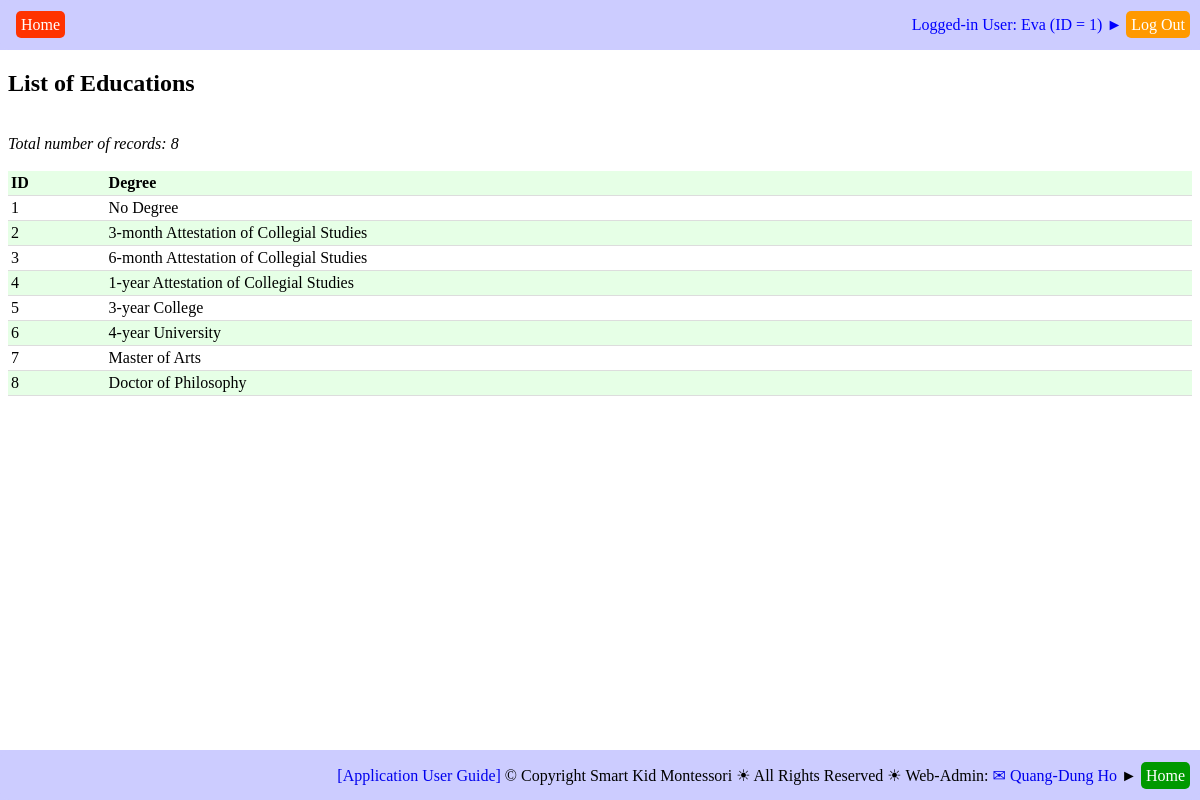
Screenshot of /report_educations.php (signed in) with the database file from the repository.
### tables this page shows
CREATE TABLE `web_pages` (
  `PAGE_ID` int(11) NOT NULL,
  `TAG_CLASS` varchar(50) NOT NULL,
  `TYPE` varchar(20) NOT NULL,
  `HREF` varchar(500) NOT NULL,
  `ICON_URL` varchar(500) NOT NULL,
  `TITLE` varchar(200) NOT NULL,
  `TITLE_SHORT` varchar(200) NOT NULL,
  `STATUS` varchar(20) NOT NULL
);

CREATE TABLE `educations` (
  `EDU_ID` int(11) NOT NULL,
  `EDU_DEGREE` varchar(50) NOT NULL
);

### db_operations.php (called while the page is built, shortened)
<?php
require_once("sql_queries.php");
function insert_DB_QUERY_LOGS($user_name, $queryStrToDisplay)
{
	$queryStr = "INSERT INTO ";
		$queryStr = $queryStr . "DB_QUERY_LOGS(";
		$queryStr = $queryStr . "QUERY_STR";
		$queryStr = $queryStr . ", " . "USER_NAME";
		$queryStr = $queryStr . ", " . "DATE_TIME";
		$queryStr = $queryStr . ", " . "IP_ADDR";
		$queryStr = $queryStr . ")";
	$queryStr = $queryStr . " VALUES(";
		$queryStr = $queryStr . "'" . $queryStrToDisplay .  "'";
		$queryStr = $queryStr . ", " . "'" . $user_name . "'";
		$queryStr = $queryStr . ", " . "NOW()";
		$queryStr = $queryStr . ", " . "'" . get_client_ip() .  "'";
		$queryStr = $queryStr . ")";
	$queryStr = $queryStr . ";";
	$result = getResult($queryStr);
	return ($result);
}
function report_EDUCATIONS($debug_on)
{
	$queryStr = 'SELECT  ';
		$queryStr = $queryStr . '*';
	$queryStr = $queryStr . ' FROM ';
		$queryStr = $queryStr . 'EDUCATIONS';
	$queryStr = $queryStr . ' ORDER BY ';
		 $queryStr = $queryStr . 'EDU_ID' . ' ASC';
	$queryStr = $queryStr . ';';
	$result = getResult($queryStr);
	$fieldHeaderStr = array (
		0 => 'ID',
		1 => 'Degree',
		);
	populateResultToTable($result, $fieldHeaderStr);
}
function getTabsOfPage($this_page_url, $debug_on)
{
	$queryStr = 'SELECT ';
		$queryStr = $queryStr .'HREF';
		$queryStr = $queryStr . ', ' . 'TITLE_SHORT';
	$queryStr = $queryStr . ' FROM ';
		$queryStr = $queryStr . 'WEB_PAGES';
	$queryStr = $queryStr . ' WHERE ';
		$queryStr = $queryStr . 'PAGE_ID IN';
		$queryStr = $queryStr . '(';
			$queryStr = $queryStr . 'SELECT ';
				$queryStr = $queryStr . 'TAB_PAGE_ID';
			$queryStr = $queryStr . ' FROM ';
				$queryStr = $queryStr . 'PAGE_TABS';
			$queryStr = $queryStr . ' WHERE ';
				$queryStr = $queryStr . 'PAGE_ID IN';
				$queryStr = $queryStr . '(';
					$queryStr = $queryStr . 'SELECT ';
						$queryStr = $queryStr . 'PAGE_ID';
					$queryStr = $queryStr . ' FROM ';
						$queryStr = $queryStr . 'WEB_PAGES';
					$queryStr = $queryStr . ' WHERE ';
						$queryStr = $queryStr . '(INSTR("' . $this_page_url .'", HREF) > 0)';
					$queryStr = $queryStr . ')';
				$queryStr = $queryStr . ')';
	$queryStr = $queryStr . ';';
	$result = getResult($queryStr);
	return ($result);
}
function get_client_ip() {
    $ipaddress = '';
    if (isset($_SERVER['HTTP_CLIENT_IP']) && ($_SERVER['HTTP_CLIENT_IP']))
        $ipaddress = $_SERVER['HTTP_CLIENT_IP'];
    else if (isset($_SERVER['HTTP_X_FORWARDED_FOR']) && ($_SERVER['HTTP_X_FORWARDED_FOR']))
        $ipaddress = $_SERVER['HTTP_X_FORWARDED_FOR'];
    else if (isset($_SERVER['HTTP_X_FORWARDED']) && ($_SERVER['HTTP_X_FORWARDED']))
        $ipaddress = $_SERVER['HTTP_X_FORWARDED'];
    else if (isset($_SERVER['HTTP_FORWARDED_FOR']) && ($_SERVER['HTTP_FORWARDED_FOR']))
        $ipaddress = $_SERVER['HTTP_FORWARDED_FOR'];
    else if (isset($_SERVER['HTTP_FORWARDED']) && ($_SERVER['HTTP_FORWARDED']))
        $ipaddress = $_SERVER['HTTP_FORWARDED'];
    else if (isset($_SERVER['REMOTE_ADDR']) && ($_SERVER['REMOTE_ADDR']))
        $ipaddress = $_SERVER['REMOTE_ADDR'];
    else
        $ipaddress = 'unknown';
    return $ipaddress;
}
?>

### sql_queries.php (the view, shortened to what this page needs)
<?php
	function connectDB()
	{
		$db_hostname = "localhost";
		$db_name     = "montessori";
		$db_username = "root";
		$db_password = "";
		$db = mysqli_connect($db_hostname, $db_username, $db_password, $db_name);
		return ($db);
	}
	function getResult($query)
	{
		$db = connectDB();
		$result = mysqli_query($db, $query);
		return ($result);
	}
	function populateResultToTable($result, $fieldHeaderStr)
	{
		$resultRows = mysqli_num_rows($result);
		$resultFields = mysqli_num_fields($result);
		echo '<br/><i>Total number of records: ' . $resultRows . '</i><br/><br/>';
		echo '<table>';
		echo '<tr>';
		for ($fd = 0; $fd < $resultFields; $fd++)
		{
			echo '<th>' . $fieldHeaderStr[$fd] . '</th>';
		}
 		echo '</tr>';
		for ($row = 0; $row < $resultRows; $row++)
		{
			$currentRow = mysqli_fetch_row($result);
			echo '<tr>';
			for ($fd = 0; $fd < $resultFields; $fd++)
			{
				echo '<td>' . $currentRow[$fd] . '</td>';
			}
			echo '</tr>';
		}
		echo '</table>';
	}
?>

### tab_header.php
<div style="
    		position: fixed;
    		height: 20px;
 		   	width: 50%;
    		top: 7px;
    		left: 6px;
    		right: 0;
    		background-color: transparent;"
>
<div style="
	display: table;
	height: 26px;
    width: 100%;
    margin: 0px;
    background-color: transparent;
    border-radius: 10px;
    text-align: left">
	<div style="
		display: table-cell;
		height: 26px;
    	width: 100%;
    	padding: 5px;
    	vertical-align: middle;">
	<?php
	require_once("db_operations.php");
	$tabs = getTabsOfPage($_SERVER["PHP_SELF"], true);
	$tabNum = mysqli_num_rows($tabs);
	for ($row = 0; $row < $tabNum; $row++)
	{
		$currentTab = mysqli_fetch_row($tabs);
		echo '<a href="' . $currentTab[0] . '" style="background-color: rgb(255, 51, 0); color: white; text-decoration: none; padding: 5px; margin-left: 5px; border-radius: 5px">' . $currentTab[1] . '</a>';
	}
	?>
	</div>
</div>
</div>

### db_tables.css (style rules this page uses)
table { border-collapse: collapse; width: 100%; }
th, td { padding: 3px; text-align: left; border-bottom: 1px solid #ddd; }
tr:nth-child(odd) { background-color: rgb(230, 255, 230); }

### common.css (style rules this page uses)
a { text-decoration: none; }

### rows the page displays
web_pages: TITLE_SHORT "Home"
educations: EDU_ID "1", EDU_DEGREE "No Degree"
educations: EDU_ID "2", EDU_DEGREE "3-month Attestation of Collegial Studies"
educations: EDU_ID "3", EDU_DEGREE "6-month Attestation of Collegial Studies"
educations: EDU_ID "4", EDU_DEGREE "1-year Attestation of Collegial Studies"
educations: EDU_ID "5", EDU_DEGREE "3-year College"
educations: EDU_ID "6", EDU_DEGREE "4-year University"
educations: EDU_ID "7", EDU_DEGREE "Master of Arts"
educations: EDU_ID "8", EDU_DEGREE "Doctor of Philosophy"

### other values shown
$emp_name "Eva"
$emp_id "1"
$resultRows "8"
$fieldHeaderStr[$fd] "ID"
$fieldHeaderStr[$fd] "Degree"
